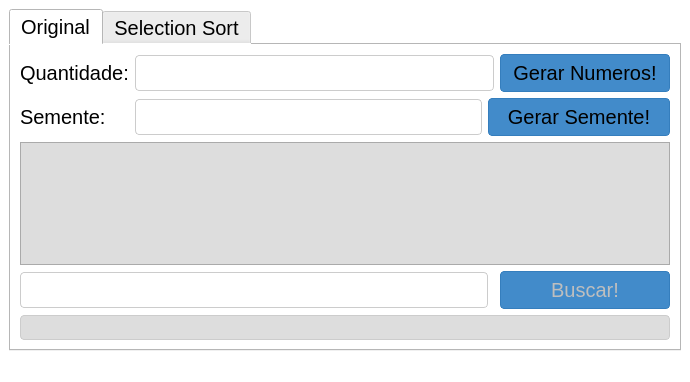
<?xml version="1.0" encoding="UTF-8"?>
<ui version="4.0">
 <class>MainWindow</class>
 <widget class="QMainWindow" name="MainWindow">
  <property name="geometry">
   <rect>
    <x>0</x>
    <y>0</y>
    <width>690</width>
    <height>382</height>
   </rect>
  </property>
  <property name="windowTitle">
   <string>Gerador De Numeros</string>
  </property>
  <property name="styleSheet">
   <string notr="true">background-color: white;</string>
  </property>
  <widget class="QWidget" name="centralwidget">
   <property name="styleSheet">
    <string notr="true"/>
   </property>
   <layout class="QGridLayout" name="gridLayout">
    <item row="0" column="0">
     <widget class="QTabWidget" name="tabWidget">
      <property name="styleSheet">
       <string notr="true">font-size: 20px;</string>
      </property>
      <property name="currentIndex">
       <number>0</number>
      </property>
      <widget class="QWidget" name="tab">
       <attribute name="title">
        <string>Original</string>
       </attribute>
       <layout class="QGridLayout" name="gridLayout_2">
        <item row="4" column="0" colspan="6">
         <widget class="QLabel" name="lblBuscarOriginal">
          <property name="styleSheet">
           <string notr="true">font-size: 20px;
background-color: #dddddd;
  width: 100%;
  height: 34px;
  line-height: 1.428571429;
  color: black;
  vertical-align: middle;
  background-image: none;
  border: 1px solid #cccccc;
  border-radius: 4px;</string>
          </property>
          <property name="text">
           <string/>
          </property>
         </widget>
        </item>
        <item row="1" column="2" colspan="4">
         <widget class="QPushButton" name="btnGerarSemente">
          <property name="styleSheet">
           <string notr="true">  padding: 6px 12px;
  margin-bottom: 0;
  font-size: 20px;
  font-weight: normal;
  line-height: 1.428571429;
  text-align: center;
  white-space: nowrap;
  vertical-align: middle;
  background-image: none;
  border: 1px solid transparent;
  border-radius: 4px;
  background-color: #428bca;
  border-color: #357ebd;</string>
          </property>
          <property name="text">
           <string>Gerar Semente!</string>
          </property>
         </widget>
        </item>
        <item row="3" column="5">
         <widget class="QPushButton" name="btnBuscarOriginal">
          <property name="enabled">
           <bool>false</bool>
          </property>
          <property name="styleSheet">
           <string notr="true">  padding: 6px 12px;
  margin-bottom: 0;
  font-size: 20px;
  font-weight: normal;
  line-height: 1.428571429;
  text-align: center;
  white-space: nowrap;
  vertical-align: middle;
  background-image: none;
  border: 1px solid transparent;
  border-radius: 4px;
  background-color: #428bca;
  border-color: #357ebd;</string>
          </property>
          <property name="text">
           <string>Buscar!</string>
          </property>
         </widget>
        </item>
        <item row="0" column="5">
         <widget class="QPushButton" name="btnGerarNumeros">
          <property name="styleSheet">
           <string notr="true">  padding: 6px 12px;
  margin-bottom: 0;
  font-size: 20px;
  font-weight: normal;
  line-height: 1.428571429;
  text-align: center;
  white-space: nowrap;
  vertical-align: middle;
  background-image: none;
  border: 1px solid transparent;
  border-radius: 4px;
  background-color: #428bca;
  border-color: #357ebd;</string>
          </property>
          <property name="text">
           <string>Gerar Numeros!</string>
          </property>
         </widget>
        </item>
        <item row="2" column="0" colspan="6">
         <widget class="QTextEdit" name="textOriginal">
          <property name="styleSheet">
           <string notr="true">font-weight: bold;
font-size: 30px;
background-color: #dddddd;</string>
          </property>
         </widget>
        </item>
        <item row="0" column="1" colspan="4">
         <widget class="QLineEdit" name="lineQuantidade">
          <property name="styleSheet">
           <string notr="true">font-size: 20px;
background-color: rgb(255, 255, 255);
  display: block;
  width: 100%;
  height: 34px;
  line-height: 1.428571429;
  color: #black;
  vertical-align: middle;
  background-color: #ffffff;
  background-image: none;
  border: 1px solid #cccccc;
  border-radius: 4px;</string>
          </property>
         </widget>
        </item>
        <item row="1" column="0">
         <widget class="QLabel" name="label_2">
          <property name="text">
           <string>Semente:</string>
          </property>
         </widget>
        </item>
        <item row="3" column="0" colspan="4">
         <widget class="QLineEdit" name="lineBuscarOriginal">
          <property name="enabled">
           <bool>false</bool>
          </property>
          <property name="styleSheet">
           <string notr="true">font-size: 20px;
background-color: rgb(255, 255, 255);
  display: block;
  width: 100%;
  height: 34px;
  line-height: 1.428571429;
  color: #black;
  vertical-align: middle;
  background-color: #ffffff;
  background-image: none;
  border: 1px solid #cccccc;
  border-radius: 4px;</string>
          </property>
         </widget>
        </item>
        <item row="1" column="1">
         <widget class="QLineEdit" name="lineSemente">
          <property name="styleSheet">
           <string notr="true">font-size: 20px;
background-color: rgb(255, 255, 255);
  display: block;
  width: 100%;
  height: 34px;
  line-height: 1.428571429;
  color: #black;
  vertical-align: middle;
  background-color: #ffffff;
  background-image: none;
  border: 1px solid #cccccc;
  border-radius: 4px;</string>
          </property>
         </widget>
        </item>
        <item row="0" column="0">
         <widget class="QLabel" name="label">
          <property name="text">
           <string>Quantidade:</string>
          </property>
         </widget>
        </item>
       </layout>
      </widget>
      <widget class="QWidget" name="tab_2">
       <attribute name="title">
        <string>Selection Sort</string>
       </attribute>
       <layout class="QGridLayout" name="gridLayout_3">
        <item row="0" column="0" colspan="2">
         <layout class="QHBoxLayout" name="horizontalLayout_2">
          <item>
           <widget class="QPushButton" name="btnSelectionSortC">
            <property name="enabled">
             <bool>false</bool>
            </property>
            <property name="styleSheet">
             <string notr="true">  padding: 6px 12px;
  margin-bottom: 0;
  font-size: 20px;
  font-weight: normal;
  line-height: 1.428571429;
  text-align: center;
  white-space: nowrap;
  vertical-align: middle;
  background-image: none;
  border: 1px solid transparent;
  border-radius: 4px;
  background-color: #428bca;
  border-color: #357ebd;</string>
            </property>
            <property name="text">
             <string>Crescente</string>
            </property>
           </widget>
          </item>
          <item>
           <widget class="QPushButton" name="btnSelectionSortD">
            <property name="enabled">
             <bool>false</bool>
            </property>
            <property name="styleSheet">
             <string notr="true">  padding: 6px 12px;
  margin-bottom: 0;
  font-size: 20px;
  font-weight: normal;
  line-height: 1.428571429;
  text-align: center;
  white-space: nowrap;
  vertical-align: middle;
  background-image: none;
  border: 1px solid transparent;
  border-radius: 4px;
  background-color: #428bca;
  border-color: #357ebd;</string>
            </property>
            <property name="text">
             <string>Decrescente</string>
            </property>
           </widget>
          </item>
         </layout>
        </item>
        <item row="1" column="0" colspan="2">
         <widget class="QTextEdit" name="textSelectionSort">
          <property name="styleSheet">
           <string notr="true">font-weight: bold;
font-size: 30px;
background-color: #dddddd;</string>
          </property>
         </widget>
        </item>
        <item row="2" column="0">
         <widget class="QLineEdit" name="lineBuscaSSR">
          <property name="enabled">
           <bool>false</bool>
          </property>
          <property name="styleSheet">
           <string notr="true">font-size: 20px;
background-color: rgb(255, 255, 255);
  display: block;
  width: 100%;
  height: 34px;
  line-height: 1.428571429;
  color: #black;
  vertical-align: middle;
  background-color: #ffffff;
  background-image: none;
  border: 1px solid #cccccc;
  border-radius: 4px;</string>
          </property>
         </widget>
        </item>
        <item row="2" column="1">
         <widget class="QPushButton" name="btnBuscaSSR">
          <property name="enabled">
           <bool>false</bool>
          </property>
          <property name="styleSheet">
           <string notr="true">  padding: 6px 12px;
  margin-bottom: 0;
  font-size: 20px;
  font-weight: normal;
  line-height: 1.428571429;
  text-align: center;
  white-space: nowrap;
  vertical-align: middle;
  background-image: none;
  border: 1px solid transparent;
  border-radius: 4px;
  background-color: #428bca;
  border-color: #357ebd;</string>
          </property>
          <property name="text">
           <string>Buscar Recursiva!</string>
          </property>
         </widget>
        </item>
        <item row="3" column="0" colspan="2">
         <widget class="QLabel" name="lblBuscaSSR">
          <property name="styleSheet">
           <string notr="true">font-size: 20px;
background-color: #dddddd;
  width: 100%;
  height: 34px;
  line-height: 1.428571429;
  color: black;
  vertical-align: middle;
  background-image: none;
  border: 1px solid #cccccc;
  border-radius: 4px;</string>
          </property>
          <property name="text">
           <string/>
          </property>
         </widget>
        </item>
        <item row="4" column="0">
         <widget class="QLineEdit" name="lineBuscaSSI">
          <property name="enabled">
           <bool>false</bool>
          </property>
          <property name="styleSheet">
           <string notr="true">font-size: 20px;
background-color: rgb(255, 255, 255);
  display: block;
  width: 100%;
  height: 34px;
  line-height: 1.428571429;
  color: #black;
  vertical-align: middle;
  background-color: #ffffff;
  background-image: none;
  border: 1px solid #cccccc;
  border-radius: 4px;</string>
          </property>
         </widget>
        </item>
        <item row="4" column="1">
         <widget class="QPushButton" name="btnBuscaSSI">
          <property name="enabled">
           <bool>false</bool>
          </property>
          <property name="styleSheet">
           <string notr="true">  padding: 6px 12px;
  margin-bottom: 0;
  font-size: 20px;
  font-weight: normal;
  line-height: 1.428571429;
  text-align: center;
  white-space: nowrap;
  vertical-align: middle;
  background-image: none;
  border: 1px solid transparent;
  border-radius: 4px;
  background-color: #428bca;
  border-color: #357ebd;</string>
          </property>
          <property name="text">
           <string>Buscar Interativa!</string>
          </property>
         </widget>
        </item>
        <item row="5" column="0" colspan="2">
         <widget class="QLabel" name="lblBuscaSSI">
          <property name="styleSheet">
           <string notr="true">font-size: 20px;
background-color: #dddddd;
  width: 100%;
  height: 34px;
  line-height: 1.428571429;
  color: black;
  vertical-align: middle;
  background-image: none;
  border: 1px solid #cccccc;
  border-radius: 4px;</string>
          </property>
          <property name="text">
           <string/>
          </property>
         </widget>
        </item>
       </layout>
      </widget>
     </widget>
    </item>
   </layout>
  </widget>
  <widget class="QMenuBar" name="menubar">
   <property name="geometry">
    <rect>
     <x>0</x>
     <y>0</y>
     <width>690</width>
     <height>22</height>
    </rect>
   </property>
  </widget>
  <widget class="QStatusBar" name="statusbar"/>
 </widget>
 <resources/>
 <connections/>
</ui>
